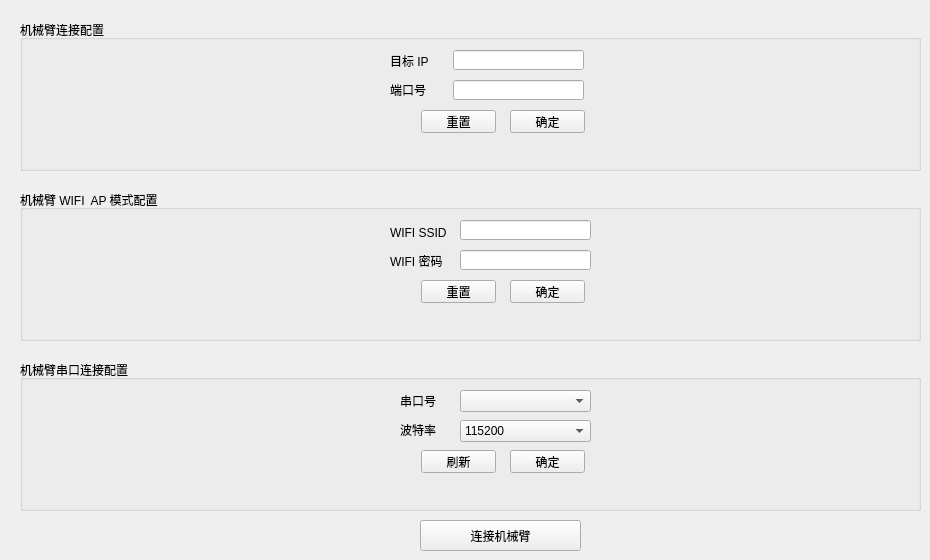
   <widget class="QWidget" name="SettingPage">
    <attribute name="title">
     <string>连接配置</string>
    </attribute>
    <widget class="QGroupBox" name="IpPortInfoGroup">
     <property name="geometry">
      <rect>
       <x>20</x>
       <y>20</y>
       <width>901</width>
       <height>151</height>
      </rect>
     </property>
     <property name="title">
      <string>机械臂连接配置</string>
     </property>
     <widget class="QPushButton" name="IpPortInfoSubmitButton">
      <property name="geometry">
       <rect>
        <x>490</x>
        <y>90</y>
        <width>75</width>
        <height>23</height>
       </rect>
      </property>
      <property name="text">
       <string>确定</string>
      </property>
     </widget>
     <widget class="QLabel" name="TargetPortLabel">
      <property name="geometry">
       <rect>
        <x>370</x>
        <y>64</y>
        <width>54</width>
        <height>12</height>
       </rect>
      </property>
      <property name="text">
       <string>端口号</string>
      </property>
     </widget>
     <widget class="QLineEdit" name="TargetPortEdit">
      <property name="geometry">
       <rect>
        <x>433</x>
        <y>60</y>
        <width>131</width>
        <height>20</height>
       </rect>
      </property>
      <property name="text">
       <string/>
      </property>
     </widget>
     <widget class="QLineEdit" name="TargetIpEdit">
      <property name="geometry">
       <rect>
        <x>433</x>
        <y>30</y>
        <width>131</width>
        <height>20</height>
       </rect>
      </property>
     </widget>
     <widget class="QPushButton" name="IpPortInfoRestButton">
      <property name="geometry">
       <rect>
        <x>401</x>
        <y>90</y>
        <width>75</width>
        <height>23</height>
       </rect>
      </property>
      <property name="text">
       <string>重置</string>
      </property>
     </widget>
     <widget class="QLabel" name="TargetIpLabel">
      <property name="geometry">
       <rect>
        <x>370</x>
        <y>35</y>
        <width>54</width>
        <height>12</height>
       </rect>
      </property>
      <property name="text">
       <string>目标 IP</string>
      </property>
     </widget>
    </widget>
    <widget class="QGroupBox" name="WiFiInfoGroup">
     <property name="geometry">
      <rect>
       <x>20</x>
       <y>190</y>
       <width>901</width>
       <height>151</height>
      </rect>
     </property>
     <property name="title">
      <string>机械臂 WIFI  AP 模式配置</string>
     </property>
     <widget class="QPushButton" name="WiFiInfoSubmit">
      <property name="geometry">
       <rect>
        <x>490</x>
        <y>90</y>
        <width>75</width>
        <height>23</height>
       </rect>
      </property>
      <property name="text">
       <string>确定</string>
      </property>
     </widget>
     <widget class="QLabel" name="WiFiPasswdLabel">
      <property name="geometry">
       <rect>
        <x>370</x>
        <y>63</y>
        <width>61</width>
        <height>16</height>
       </rect>
      </property>
      <property name="text">
       <string>WIFI 密码</string>
      </property>
     </widget>
     <widget class="QLineEdit" name="WiFiPasswdEdit">
      <property name="geometry">
       <rect>
        <x>440</x>
        <y>60</y>
        <width>131</width>
        <height>20</height>
       </rect>
      </property>
      <property name="text">
       <string/>
      </property>
     </widget>
     <widget class="QLineEdit" name="WiFiSsidEdit">
      <property name="geometry">
       <rect>
        <x>440</x>
        <y>30</y>
        <width>131</width>
        <height>20</height>
       </rect>
      </property>
     </widget>
     <widget class="QPushButton" name="WiFiInfoReset">
      <property name="geometry">
       <rect>
        <x>401</x>
        <y>90</y>
        <width>75</width>
        <height>23</height>
       </rect>
      </property>
      <property name="text">
       <string>重置</string>
      </property>
     </widget>
     <widget class="QLabel" name="WiFiSsidLabel">
      <property name="geometry">
       <rect>
        <x>370</x>
        <y>35</y>
        <width>61</width>
        <height>16</height>
       </rect>
      </property>
      <property name="text">
       <string>WIFI SSID</string>
      </property>
     </widget>
    </widget>
    <widget class="QGroupBox" name="SbInfoGroup">
     <property name="geometry">
      <rect>
       <x>20</x>
       <y>360</y>
       <width>901</width>
       <height>151</height>
      </rect>
     </property>
     <property name="title">
      <string>机械臂串口连接配置</string>
     </property>
     <widget class="QPushButton" name="SbInfoSubmitButton">
      <property name="geometry">
       <rect>
        <x>490</x>
        <y>90</y>
        <width>75</width>
        <height>23</height>
       </rect>
      </property>
      <property name="text">
       <string>确定</string>
      </property>
     </widget>
     <widget class="QLabel" name="BaudRatesLabel">
      <property name="geometry">
       <rect>
        <x>380</x>
        <y>64</y>
        <width>54</width>
        <height>12</height>
       </rect>
      </property>
      <property name="text">
       <string>波特率</string>
      </property>
     </widget>
     <widget class="QPushButton" name="SbInfoFreshButton">
      <property name="geometry">
       <rect>
        <x>401</x>
        <y>90</y>
        <width>75</width>
        <height>23</height>
       </rect>
      </property>
      <property name="text">
       <string>刷新</string>
      </property>
     </widget>
     <widget class="QLabel" name="SerialNumLabel">
      <property name="geometry">
       <rect>
        <x>380</x>
        <y>35</y>
        <width>54</width>
        <height>12</height>
       </rect>
      </property>
      <property name="text">
       <string>串口号</string>
      </property>
     </widget>
     <widget class="QComboBox" name="SerialNumComboBox">
      <property name="geometry">
       <rect>
        <x>440</x>
        <y>30</y>
        <width>131</width>
        <height>22</height>
       </rect>
      </property>
     </widget>
     <widget class="QComboBox" name="BaudRatesComboBox">
      <property name="geometry">
       <rect>
        <x>440</x>
        <y>60</y>
        <width>131</width>
        <height>22</height>
       </rect>
      </property>
      <item>
       <property name="text">
        <string>115200</string>
       </property>
      </item>
      <item>
       <property name="text">
        <string>8000</string>
       </property>
      </item>
     </widget>
    </widget>
    <widget class="QPushButton" name="RobotArmLinkButton">
     <property name="geometry">
      <rect>
       <x>420</x>
       <y>520</y>
       <width>161</width>
       <height>31</height>
      </rect>
     </property>
     <property name="text">
      <string>连接机械臂</string>
     </property>
    </widget>
   </widget>
